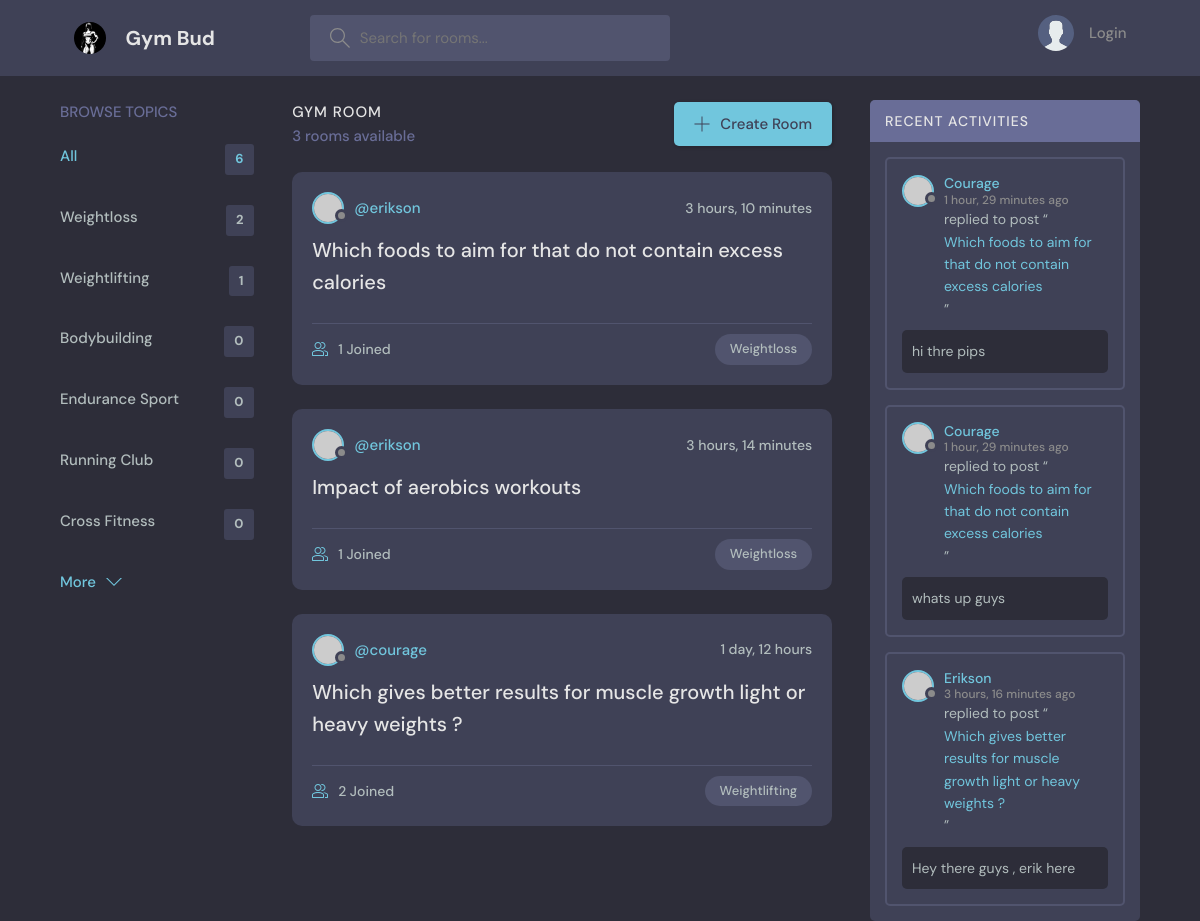
The page / on the database its author committed.
### gym_bud_app/models.py (models this page shows, shortened)
class Topic(models.Model):
    name = models.CharField(max_length=200)

class Room(models.Model):
    host = models.ForeignKey(User, models.SET_NULL, null=True)
    topic = models.ForeignKey(Topic, models.SET_NULL, null=True)
    name = models.CharField(max_length=200)
    description = models.TextField(null=True, blank=True)
    participants = models.ManyToManyField(User, related_name='participants', blank=True)
    updated = models.DateTimeField(auto_now=True)
    created = models.DateTimeField(auto_now_add=True)
    class Meta:
        ordering = ['-updated','-created']
    def __str__(self):
        return self.name

class Message(models.Model):
    user = models.ForeignKey(User, on_delete=models.CASCADE)
    room = models.ForeignKey(Room, on_delete=models.CASCADE)
    body = models.TextField()
    update = models.DateTimeField(auto_now=True)
    created = models.DateTimeField(auto_now_add=True)
    class Meta:
        ordering = ['-created']

### gym_bud_app/views.py (the view)
# urls.py: 2. Add a URL to urlpatterns:  path('', views.home, name='home')
def home(request):
    q = request.GET.get('q') if request.GET.get('q') != None else ""
    rooms = Room.objects.filter(Q(topic__name__icontains=q) | Q(name__icontains=q) | Q(description__icontains=q))
    topics = Topic.objects.all()
    room_messages = Message.objects.filter(Q(room__topic__name__icontains=q))
    room_count = rooms.count()
    context = {'rooms': rooms}
    return render(request,'base/home.html', {'rooms': rooms, 'topics': topics,'room_count': room_count, 'room_messages': room_messages})

### gym_bud_app/templates/base/home.html (shortened to what this page needs)
{% extends 'main.html' %} {% block content %}
<main class="layout layout--3">
  <div class="container">
    {% include 'base/topics_component.html' %}
    <div class="roomList">
      <div class="roomList__header">
        <div>
          <h2>Gym Room</h2>
          <p>{{rooms.count}} rooms available</p>
        </div>
        <a class="btn btn--main" href="{% url 'create-room' %}">
          <svg
            version="1.1"
            xmlns="http://www.w3.org/2000/svg"
            width="32"
            height="32"
            viewBox="0 0 32 32"
          >
            <title>add</title>
            <path
              d="M16.943 0.943h-1.885v14.115h-14.115v1.885h14.115v14.115h1.885v-14.115h14.115v-1.885h-14.115v-14.115z"
            ></path>
          </svg>
          Create Room
        </a>
      </div>
      {% include 'base/feed_component.html' %}
    </div>
    {% include 'base/activity_component.html' %}
  </div>
</main>
{% endblock %}

### gym_bud_app/templates/base/topics_component.html
<div class="topics">
  <div class="topics__header">
    <h2>Browse Topics</h2>
  </div>
  <ul class="topics__list">
    <li>
      <a href="{% url 'home' %}" class="active"
        >All <span>{{topics.count}}</span></a
      >
    </li>
    {% for topic in topics %}
    <li>
      <a href="{% url 'home' %}?q={{topic.name}}"
        >{{topic.name}}<span>{{topic.room_set.all.count}}</span></a
      >
    </li>
    {% endfor %}
  </ul>
  <a class="btn btn--link" href="topics.html">
    More
    <svg
      version="1.1"
      xmlns="http://www.w3.org/2000/svg"
      width="32"
      height="32"
      viewBox="0 0 32 32"
    >
      <title>chevron-down</title>
      <path d="M16 21l-13-13h-3l16 16 16-16h-3l-13 13z"></path>
    </svg>
  </a>
</div>

### gym_bud_app/templates/base/feed_component.html (shortened to what this page needs)
{% for room in rooms %}
<div class="roomListRoom">
  <div class="roomListRoom__header">
    <a
      href="{% url 'user-profile' room.host.id %}"
      class="roomListRoom__author"
    >
      <div class="avatar avatar--small">
        <img src="https://randomuser.me/api/portraits/women/11.jpg" />
      </div>
      <span>@{{room.host.username}}</span>
    </a>
    <div class="roomListRoom__actions">
      <span>{{room.created|timesince}}</span>
    </div>
  </div>
  <div class="roomListRoom__content">
    <a href="{% url 'room' room.id %}">{{room.name}}</a>
  </div>
  <div class="roomListRoom__meta">
    <a href="{% url 'room' room.id %}" class="roomListRoom__joined">
      {{room.participants.all.count}} Joined
    </a>
    <p class="roomListRoom__topic">{{room.topic.name}}</p>
  </div>
</div>
{% endfor %}

### gym_bud_app/templates/base/activity_component.html (shortened to what this page needs)
<div class="activities">
  <div class="activities__header">
    <h2>Recent Activities</h2>
  </div>
  {% for message in room_messages %}
  <div class="activities__box">
    <div class="activities__boxHeader roomListRoom__header">
      <a
        href="{% url 'user-profile' message.user.id %}"
        class="roomListRoom__author"
      >
        <div class="avatar avatar--small">
          <img src="https://randomuser.me/api/portraits/women/11.jpg" />
        </div>
        <p>
          {{message.user|capfirst}}
          <span>{{message.created|timesince}} ago</span>
        </p>
      </a>
    </div>
    <div class="activities__boxContent">
      <p>
        replied to post “<a href="{% url 'room' message.room.id %}"
          >{{message.room}}</a
        >”
      </p>
      <div class="activities__boxRoomContent">{{message.body}}</div>
    </div>
  </div>
  {% endfor %}
</div>

### rows shown on the page
Topic: name "Weightloss", room_set.all.count "2"
Topic: name "Weightlifting", room_set.all.count "1"
Topic: name "Bodybuilding", room_set.all.count "0"
Topic: name "Endurance Sport", room_set.all.count "0"
Topic: name "Running Club", room_set.all.count "0"
Topic: name "Cross Fitness", room_set.all.count "0"
Room: host.username "erikson", created "3 hours, 10 minutes", name "Which foods to aim for that do not contain excess calories", participants.all.count "1", topic.name "Weightloss"
Room: host.username "erikson", created "3 hours, 14 minutes", name "Impact of aerobics workouts", participants.all.count "1", topic.name "Weightloss"
Room: host.username "courage", created "1 day, 12 hours", name "Which gives better results for muscle growth light or heavy weights ?", participants.all.count "2", topic.name "Weightlifting"
Message: user "Courage", created "1 hour, 29 minutes", room "Which foods to aim for that do not contain excess calories", body "hi thre pips"
Message: user "Courage", created "1 hour, 29 minutes", room "Which foods to aim for that do not contain excess calories", body "whats up guys"
Message: user "Erikson", created "3 hours, 16 minutes", room "Which gives better results for muscle growth light or heavy weights ?", body "Hey there guys , erik here"

### other values the page prints
{{ topics.count }} "6"
{{ rooms.count }} "3"
